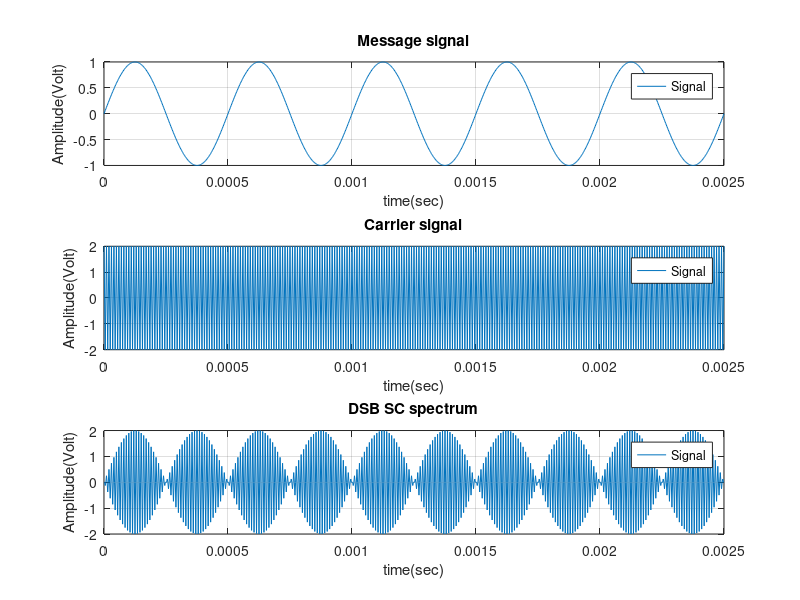
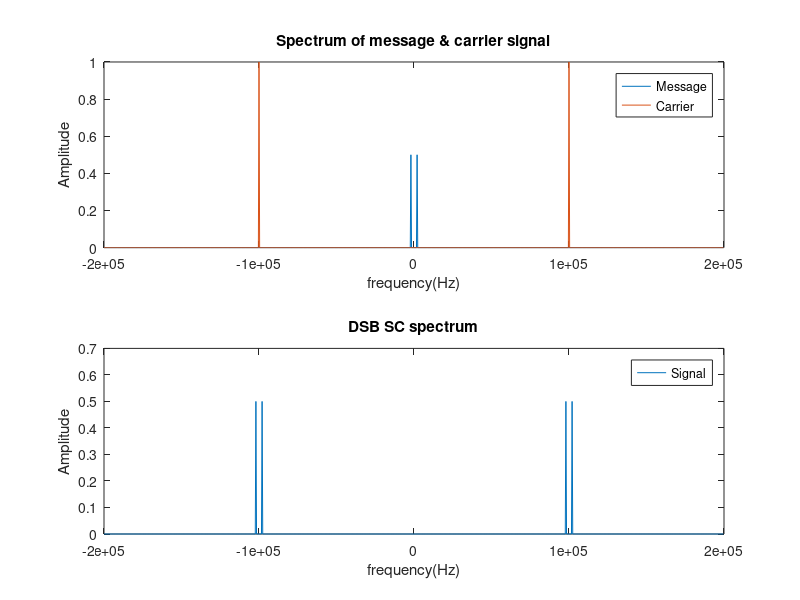
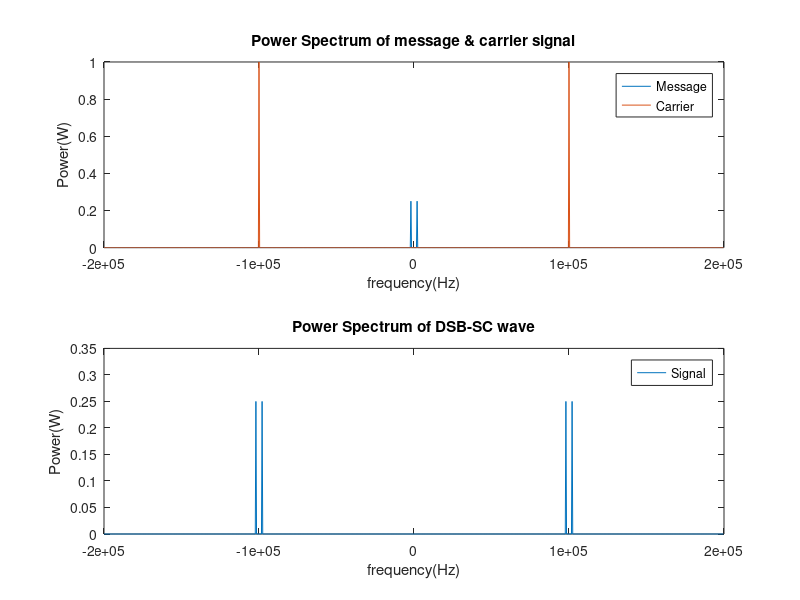

MATLAB code to generate these figures, in order:
clear;
clc;
close all;
 
Fs = 400*1000;
T = 1/Fs;
L = 1000;
t = (0:L)*T;
Fm = 2000;
Fc = 100000;

Am = 1;
Ac = 2;
 
m = Am*sin(2*pi*Fm*t);
c = Ac*cos(2*pi*Fc*t);

subplot(3, 1, 1);
plot(t, m);
title('Message signal');
xlabel("time(sec)");
ylabel("Amplitude(Volt)");
legend("Signal");
grid;
 
subplot(3, 1, 2);
plot(t, c);
title('Carrier signal');
xlabel("time(sec)");
ylabel("Amplitude(Volt)");
legend("Signal");
grid;
 
y = m.*c;
 
subplot(3, 1, 3);
plot(t, y);
title('DSB SC spectrum');
xlabel("time(sec)");
ylabel("Amplitude(Volt)");
legend("Signal");
grid;
 
%freq spectrums’  
f = Fs*(-L/2:(L/2-1))/L;

figure;
M = fftshift(fft(m,L));
P2_1 = abs(M/L);
subplot(2,1,1);
plot(f,P2_1);
 
C = fftshift(fft(c,L));
P2_2 = abs(C/L);
hold on
plot(f, P2_2);
title('Spectrum of message & carrier signal');
xlabel("frequency(Hz)");
ylabel("Amplitude");
legend("Message","Carrier");
 
 
Y = fftshift(fft(y,L));
P2_3 = abs(Y/L);
subplot(212);
plot(f, P2_3);
title('DSB SC spectrum');
xlabel("frequency(Hz)");
ylabel("Amplitude");
legend("Signal");

figure;
subplot(211);
plot(f,P2_1.^2);
hold on
plot(f,P2_2.^2);
title('Power Spectrum of message & carrier signal');
xlabel("frequency(Hz)");
ylabel("Power(W)");
legend("Message","Carrier");

subplot(212);
plot(f,P2_3.^2);
title('Power Spectrum of DSB-SC wave');
xlabel("frequency(Hz)");
ylabel("Power(W)");
legend("Signal");
